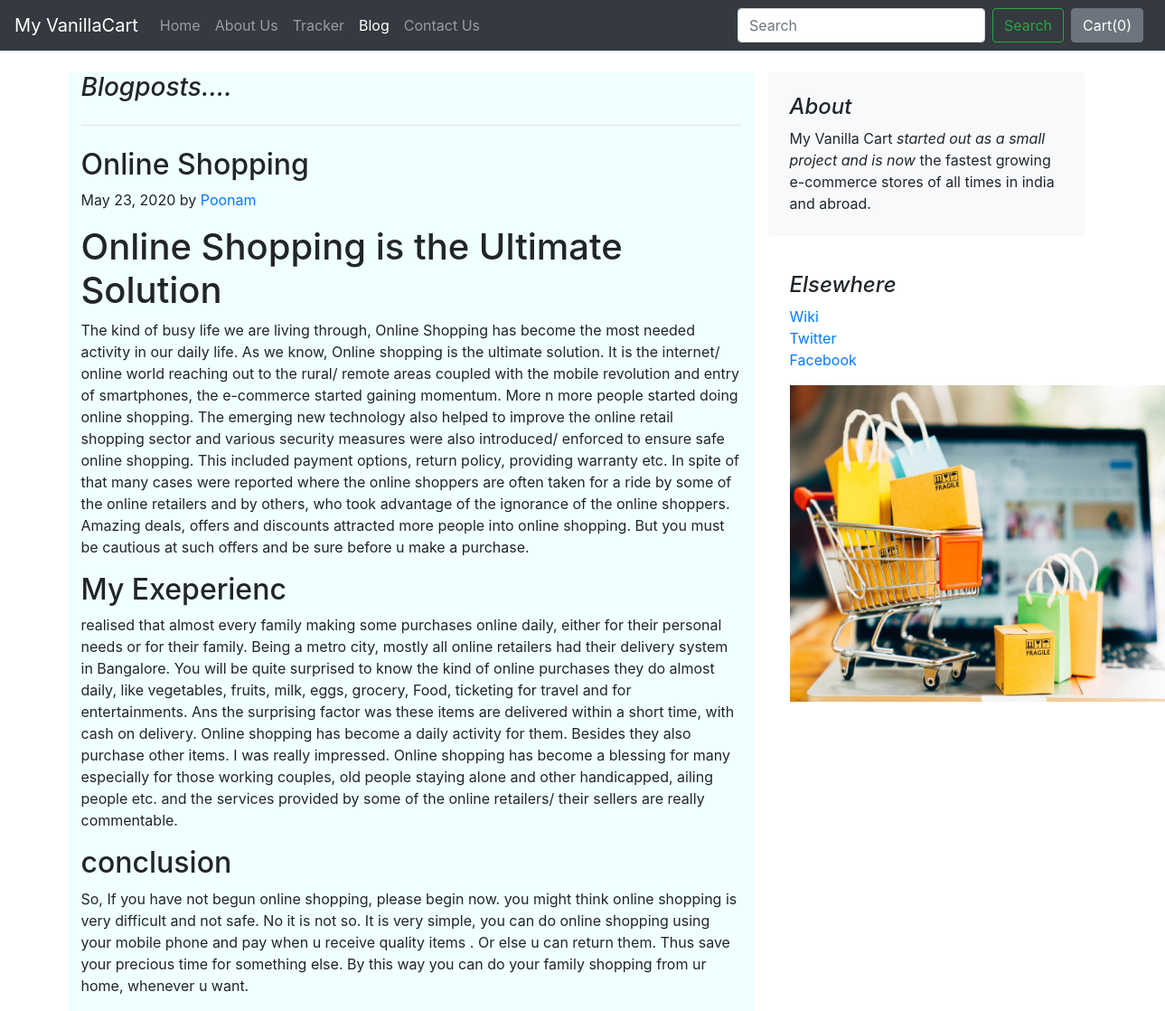
The page /blog/blogpost/1 on the database its author committed.
### blog/models.py (models this page shows, shortened)
class Blogpost(models.Model):
    post_id = models.AutoField(primary_key=True)
    title = models.CharField(max_length=50)
    head0 = models.CharField(max_length=500, default="")
    chead0 = models.CharField(max_length=5000, default="")
    head1 = models.CharField(max_length=500, default="")
    chead1 = models.CharField(max_length=5000, default="")
    head2 = models.CharField(max_length=500, default="")
    chead2 = models.CharField(max_length=5000, default="")
    pub_date = models.DateField()
    thumbnail = models.ImageField(upload_to='shop/images', default="")

### blog/views.py (the view)
# urls.py: path("blogpost/<int:id>", views.blogpost, name='blogpost'),
def blogpost(request, id):
    post = Blogpost.objects.filter(post_id=id)[0]
    return render(request, 'blog/blogpost.html', {'post': post})

### blog/templates/blog/blogpost.html (shortened to what this page needs)
{% extends 'blog/basic.html' %}
{% block body %}
<div class="container">
    <div class="row mt-4">
        <div class="col-md-8 blog-main" style="background-color: azure">
            <h3 class="pb-4 mb-4 font-italic border-bottom">Blogposts....</h3>
            <div class="blog-post">
                <h2 class="blog-post-title">{{post.title}}</h2>
                <p class="blog-post-meta">{{post.pub_date}} by<a href="https://poonam9009.github.io/myPortfolio/"> Poonam</a></p>
                <h1>{{post.head0}}</h1>
                <p>{{post.chead0}}</p>
                <h2>{{post.head1}}</h2>
                <p>{{post.chead1}}</p>
                <h2>{{post.head2}}</h2>
                <p>{{post.chead2}}</p>
            </div>
        </div>
        <aside class="col-md-4 blog-sidebar">
            <div class="p-4 mb-3 bg-light rounded">
                <h4 class="font-italic">About</h4>
                <p class="mb-0">My Vanilla Cart <em>started out as a small project and is now</em> the fastest growing e-commerce stores of all times in india and abroad.</p>
            </div>
            <div class="p-4">
                <h4 class="font-italic">Elsewhere</h4>
                <ol class="list-unstyled">
                    <li><a href="https://www.onlineworld-glan.com/">Wiki</a></li>
                    <li><a href="https://twitter.com/onlineshopping?lang=en">Twitter</a></li>
                    <li><a href="https://www.facebook.com/online.shopping/">Facebook</a></li>
                </ol>
                <img src="/media/{{post.thumbnail}}" class="bd-placeholder-img" width="450" height="350" aria-label="Placeholder: Thumbnail"/>
            </div>
        </aside>
    </div>
</div>
{% endblock %}

### rows shown on the page
Blogpost: title "Online Shopping", pub_date "May 23, 2020", head0 "Online Shopping is the Ultimate Solution", chead0 "The kind of busy life we are living through, Online Shopping has become the most needed activity in our daily life. As we know, Online shopping is the ultimate solution. It is the internet/ online world reaching out to the rural/ remote areas coupled with the mobile revolution and entry of smartphones, the e-commerce started gaining momentum. More n more people started doing online shopping. The emerging new technology also helped to improve the online retail shopping sector and various security measures were also introduced/ enforced to ensure safe online shopping. This included payment options, return policy, providing warranty etc. In spite of that many cases were reported where the…", head1 "My Exeperienc", chead1 "realised that almost every family making some purchases online daily, either for their personal needs or for their family. Being a metro city, mostly all online retailers had their delivery system in Bangalore. You will be quite surprised to know the kind of online purchases they do almost daily, like vegetables, fruits, milk, eggs, grocery, Food, ticketing for travel and for entertainments. Ans the surprising factor was these items are delivered within a short time, with cash on delivery. Online shopping has become a daily activity for them. Besides they also purchase other items. I was really impressed. Online shopping has become a blessing for many especially for those working couples,…", head2 "conclusion", chead2 "So, If you have not begun online shopping, please begin now. you might think online shopping is very difficult and not safe. No it is not so. It is very simple, you can do online shopping using your mobile phone and pay when u receive quality items . Or else u can return them. Thus save your precious time for something else. By this way you can do your family shopping from ur home, whenever u want.", thumbnail (picture)
